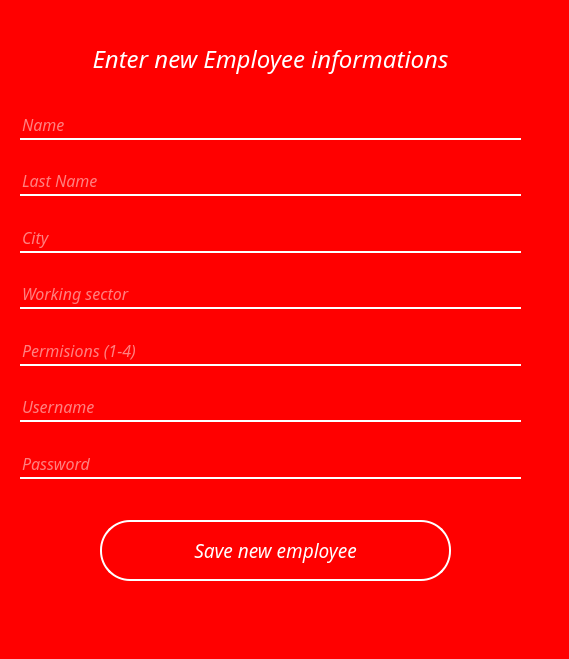
<?xml version="1.0" encoding="UTF-8"?>
<ui version="4.0">
 <class>Forma</class>
 <widget class="QWidget" name="Forma">
  <property name="geometry">
   <rect>
    <x>0</x>
    <y>0</y>
    <width>569</width>
    <height>659</height>
   </rect>
  </property>
  <property name="windowTitle">
   <string>Form</string>
  </property>
  <property name="styleSheet">
   <string notr="true">#Forma{
background:red;
}
#headerFrame
{
background: black;
border-radius: 30px;
}

#frame
{
background: red;
border-radius: 30px;
}
#label_register{
color:white;
}

#label{
color:white;
}

#label_2{
color:white;
}

#lineEdit_name{
border:none;
background:transparent;
color: white;
border-bottom: 2px solid white;
}

#lineEdit_last_name{
border:none;
background:transparent;
color: white;
border-bottom: 2px solid white;
}

#lineEdit_address{
border:none;
background:transparent;
color: white;
border-bottom: 2px solid white;
}

#lineEdit_sector{
border:none;
background:transparent;
color: white;
border-bottom: 2px solid white;
}

#lineEdit_permisions{
border:none;
background:transparent;
color: white;
border-bottom: 2px solid white;
}

#lineEdit_username{
border:none;
background:transparent;
color: white;
border-bottom: 2px solid white;
}

#lineEdit_password{
border:none;
background:transparent;
color: white;
border-bottom: 2px solid white;
}

#pushButton_save_employee{
border:2px solid white;
background:transparent;
color:white;
border-radius: 30px;
}

#pushButton_save_employee:hover{
border:2px solid white;
background:white;
color:red;
}

#push_Rigister{
border:2px solid white;
background:transparent;
color:white;
border-radius: 30px;
}

#push_Rigister:hover{
border:2px solid white;
background:white;
color:red;
}</string>
  </property>
  <widget class="QLabel" name="label_register">
   <property name="geometry">
    <rect>
     <x>20</x>
     <y>40</y>
     <width>501</width>
     <height>38</height>
    </rect>
   </property>
   <property name="sizePolicy">
    <sizepolicy hsizetype="Preferred" vsizetype="Preferred">
     <horstretch>0</horstretch>
     <verstretch>0</verstretch>
    </sizepolicy>
   </property>
   <property name="font">
    <font>
     <family>Aero</family>
     <pointsize>18</pointsize>
     <weight>50</weight>
     <italic>true</italic>
     <bold>false</bold>
    </font>
   </property>
   <property name="styleSheet">
    <string notr="true"/>
   </property>
   <property name="text">
    <string>Enter new Employee informations</string>
   </property>
   <property name="alignment">
    <set>Qt::AlignCenter</set>
   </property>
  </widget>
  <widget class="QLineEdit" name="lineEdit_password">
   <property name="geometry">
    <rect>
     <x>20</x>
     <y>450</y>
     <width>501</width>
     <height>29</height>
    </rect>
   </property>
   <property name="sizePolicy">
    <sizepolicy hsizetype="Expanding" vsizetype="Preferred">
     <horstretch>0</horstretch>
     <verstretch>0</verstretch>
    </sizepolicy>
   </property>
   <property name="font">
    <font>
     <family>Aero</family>
     <pointsize>12</pointsize>
     <italic>true</italic>
    </font>
   </property>
   <property name="styleSheet">
    <string notr="true"/>
   </property>
   <property name="echoMode">
    <enum>QLineEdit::Password</enum>
   </property>
   <property name="placeholderText">
    <string>Password</string>
   </property>
  </widget>
  <widget class="QLineEdit" name="lineEdit_name">
   <property name="geometry">
    <rect>
     <x>20</x>
     <y>111</y>
     <width>501</width>
     <height>29</height>
    </rect>
   </property>
   <property name="sizePolicy">
    <sizepolicy hsizetype="Expanding" vsizetype="Preferred">
     <horstretch>0</horstretch>
     <verstretch>0</verstretch>
    </sizepolicy>
   </property>
   <property name="font">
    <font>
     <family>Aero</family>
     <pointsize>12</pointsize>
     <italic>true</italic>
    </font>
   </property>
   <property name="styleSheet">
    <string notr="true"/>
   </property>
   <property name="placeholderText">
    <string>Name</string>
   </property>
  </widget>
  <widget class="QLineEdit" name="lineEdit_username">
   <property name="geometry">
    <rect>
     <x>20</x>
     <y>393</y>
     <width>501</width>
     <height>29</height>
    </rect>
   </property>
   <property name="sizePolicy">
    <sizepolicy hsizetype="Expanding" vsizetype="Preferred">
     <horstretch>0</horstretch>
     <verstretch>0</verstretch>
    </sizepolicy>
   </property>
   <property name="font">
    <font>
     <family>Aero</family>
     <pointsize>12</pointsize>
     <italic>true</italic>
    </font>
   </property>
   <property name="styleSheet">
    <string notr="true"/>
   </property>
   <property name="placeholderText">
    <string>Username</string>
   </property>
  </widget>
  <widget class="QLineEdit" name="lineEdit_address">
   <property name="geometry">
    <rect>
     <x>20</x>
     <y>224</y>
     <width>501</width>
     <height>29</height>
    </rect>
   </property>
   <property name="sizePolicy">
    <sizepolicy hsizetype="Expanding" vsizetype="Preferred">
     <horstretch>0</horstretch>
     <verstretch>0</verstretch>
    </sizepolicy>
   </property>
   <property name="font">
    <font>
     <family>Aero</family>
     <pointsize>12</pointsize>
     <italic>true</italic>
    </font>
   </property>
   <property name="styleSheet">
    <string notr="true"/>
   </property>
   <property name="placeholderText">
    <string>City</string>
   </property>
  </widget>
  <widget class="QLineEdit" name="lineEdit_last_name">
   <property name="geometry">
    <rect>
     <x>20</x>
     <y>167</y>
     <width>501</width>
     <height>29</height>
    </rect>
   </property>
   <property name="sizePolicy">
    <sizepolicy hsizetype="Expanding" vsizetype="Preferred">
     <horstretch>0</horstretch>
     <verstretch>0</verstretch>
    </sizepolicy>
   </property>
   <property name="font">
    <font>
     <family>Aero</family>
     <pointsize>12</pointsize>
     <italic>true</italic>
    </font>
   </property>
   <property name="styleSheet">
    <string notr="true"/>
   </property>
   <property name="placeholderText">
    <string>Last Name</string>
   </property>
  </widget>
  <widget class="QLineEdit" name="lineEdit_permisions">
   <property name="geometry">
    <rect>
     <x>20</x>
     <y>337</y>
     <width>501</width>
     <height>29</height>
    </rect>
   </property>
   <property name="sizePolicy">
    <sizepolicy hsizetype="Expanding" vsizetype="Preferred">
     <horstretch>0</horstretch>
     <verstretch>0</verstretch>
    </sizepolicy>
   </property>
   <property name="font">
    <font>
     <family>Aero</family>
     <pointsize>12</pointsize>
     <italic>true</italic>
    </font>
   </property>
   <property name="styleSheet">
    <string notr="true"/>
   </property>
   <property name="placeholderText">
    <string>Permisions (1-4)</string>
   </property>
  </widget>
  <widget class="QLineEdit" name="lineEdit_sector">
   <property name="geometry">
    <rect>
     <x>20</x>
     <y>280</y>
     <width>501</width>
     <height>29</height>
    </rect>
   </property>
   <property name="sizePolicy">
    <sizepolicy hsizetype="Expanding" vsizetype="Preferred">
     <horstretch>0</horstretch>
     <verstretch>0</verstretch>
    </sizepolicy>
   </property>
   <property name="font">
    <font>
     <family>Aero</family>
     <pointsize>12</pointsize>
     <italic>true</italic>
    </font>
   </property>
   <property name="styleSheet">
    <string notr="true"/>
   </property>
   <property name="placeholderText">
    <string>Working sector</string>
   </property>
  </widget>
  <widget class="QPushButton" name="pushButton_save_employee">
   <property name="geometry">
    <rect>
     <x>100</x>
     <y>520</y>
     <width>351</width>
     <height>61</height>
    </rect>
   </property>
   <property name="font">
    <font>
     <family>Aero</family>
     <pointsize>14</pointsize>
     <italic>true</italic>
    </font>
   </property>
   <property name="styleSheet">
    <string notr="true"/>
   </property>
   <property name="text">
    <string>Save new employee</string>
   </property>
  </widget>
 </widget>
 <resources/>
 <connections/>
</ui>
